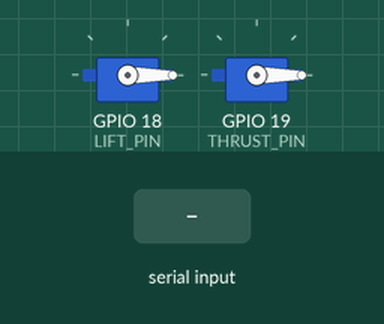
Simulated run of this sketch. Board: ESP32. Parts: 2 × servo. The inputs (shaded band) are chosen by the test bench. Nothing arrives over Bluetooth unless stated; what the sketch prints to the serial monitor is not drawn.

Above: at 6.2 s.
6.3 s: "A" received over the second serial link
At 7.5 s:
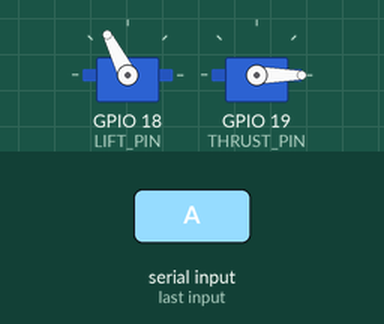
7.8 s: "L" received over the second serial link
At 8.9 s:
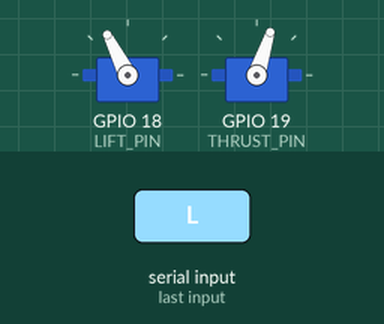
9.3 s: "B" received over the second serial link
At 10.0 s:
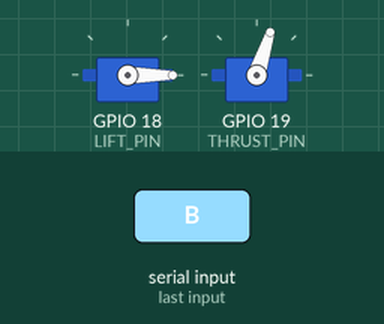
10.8 s: "T" received over the second serial link
At 11.1 s:
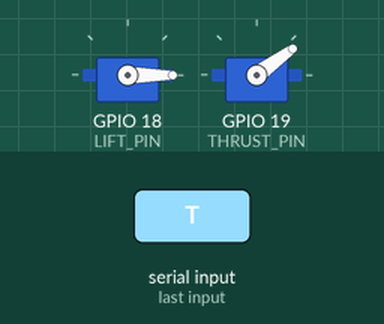
12.3 s: "F" received over the second serial link
At 13.5 s:
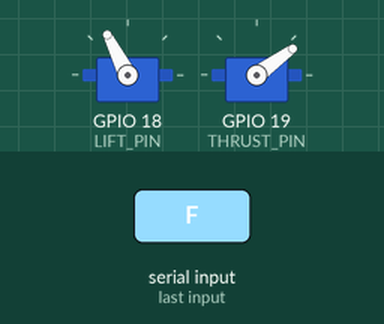
13.8 s: "X" received over the second serial link
At 14.6 s:
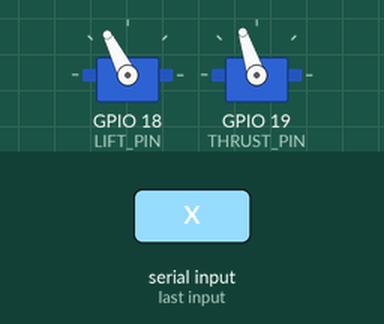
Timing chart, 0 to 16.3 s (numbered marks = the images above; inputs shaded):
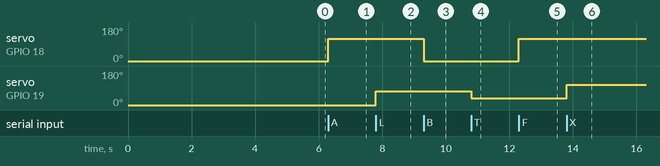

The sketch:

hovercraft_control.ino
```cpp
/**
 * 🚀 Smart Hovercraft Control System
 * ----------------------------------
 * Microcontroller : ESP32
 * Communication   : Bluetooth (Serial)
 * Motors          : 2x BLDC (Lift + Thrust via ESC)
 *
 * Author : Aditya Pandey
 * Project: Flood Rescue Hovercraft
 *
 * Description:
 * This program controls a hovercraft using Bluetooth commands.
 * It manages lift and thrust motors with multiple speed modes
 * and includes safety features like emergency stop.
 */

#include <BluetoothSerial.h>
#include <ESP32Servo.h>

// ===================== OBJECT INITIALIZATION =====================
BluetoothSerial SerialBT;
Servo escLift;
Servo escThrust;

// ===================== PIN CONFIGURATION =====================
const int LIFT_PIN = 18;
const int THRUST_PIN = 19;

// ===================== THROTTLE SETTINGS =====================
const int MIN_THROTTLE   = 1000;

// Lift motor throttle
const int LIFT_THROTTLE  = 1650;

// Thrust speed levels
const int THRUST_LOW     = 1200;
const int THRUST_MEDIUM  = 1400;
const int THRUST_HIGH    = 1600;

// ===================== SYSTEM STATE VARIABLES =====================
int currentThrust = MIN_THROTTLE;
bool thrustActive = false;
bool systemPower  = false;

// ===================== SETUP FUNCTION =====================
void setup() {
  Serial.begin(115200);
  SerialBT.begin("HOVERCRAFT_PRO");

  // Configure ESC PWM frequency
  escLift.setPeriodHertz(50);
  escThrust.setPeriodHertz(50);

  // Attach ESCs to pins
  escLift.attach(LIFT_PIN, 1000, 2000);
  escThrust.attach(THRUST_PIN, 1000, 2000);

  // Initialize motors to safe state
  escLift.writeMicroseconds(MIN_THROTTLE);
  escThrust.writeMicroseconds(MIN_THROTTLE);

  // ESC arming delay
  delay(5000);

  Serial.println("Hovercraft Ready 🚀");
}

// ===================== MAIN LOOP =====================
void loop() {

  if (SerialBT.available()) {
    char cmd = SerialBT.read();

    // ===================== SYSTEM CONTROL =====================

    // 🔵 System ON
    if (cmd == 'A') {
      systemPower = true;
      escLift.writeMicroseconds(LIFT_THROTTLE); // Auto lift
    }

    // 🔴 System OFF
    if (cmd == 'P') {
      shutdownSystem();
    }

    // If system is OFF, ignore all commands
    if (!systemPower) return;

    // ===================== LIFT CONTROL =====================

    if (cmd == 'F') {
      escLift.writeMicroseconds(LIFT_THROTTLE);
    }

    if (cmd == 'B') {
      escLift.writeMicroseconds(MIN_THROTTLE);
    }

    // ===================== THRUST CONTROL =====================

    if (cmd == 'L') {
      thrustActive = true;
      currentThrust = THRUST_MEDIUM;
      escThrust.writeMicroseconds(currentThrust);
    }

    if (cmd == 'R') {
      thrustActive = false;
      escThrust.writeMicroseconds(MIN_THROTTLE);
    }

    // ===================== SPEED MODES =====================

    if (thrustActive) {
      if (cmd == 'T') currentThrust = THRUST_LOW;
      if (cmd == 'C') currentThrust = THRUST_MEDIUM;
      if (cmd == 'X') currentThrust = THRUST_HIGH;

      escThrust.writeMicroseconds(currentThrust);
    }

    // ===================== EMERGENCY STOP =====================

    if (cmd == 'S') {
      shutdownSystem();
    }
  }
}

// ===================== SAFETY FUNCTION =====================
/**
 * Immediately shuts down all motors and resets system state
 */
void shutdownSystem() {
  systemPower = false;
  thrustActive = false;

  escLift.writeMicroseconds(MIN_THROTTLE);
  escThrust.writeMicroseconds(MIN_THROTTLE);

  Serial.println("⚠️ Emergency Stop Activated");
}
```

Measured:
- after the input at 6.3 s, servo on GPIO 18 (LIFT_PIN): 0° → 117° at once
- after the input at 7.8 s, servo on GPIO 19 (THRUST_PIN): 0° → 72° at once
- after the input at 9.3 s, servo on GPIO 18 (LIFT_PIN): 117° → 0° at once
- after the input at 10.8 s, servo on GPIO 19 (THRUST_PIN): 72° → 36° at once
- after the input at 12.3 s, servo on GPIO 18 (LIFT_PIN): 0° → 117° at once
- after the input at 13.8 s, servo on GPIO 19 (THRUST_PIN): 36° → 108° at once
